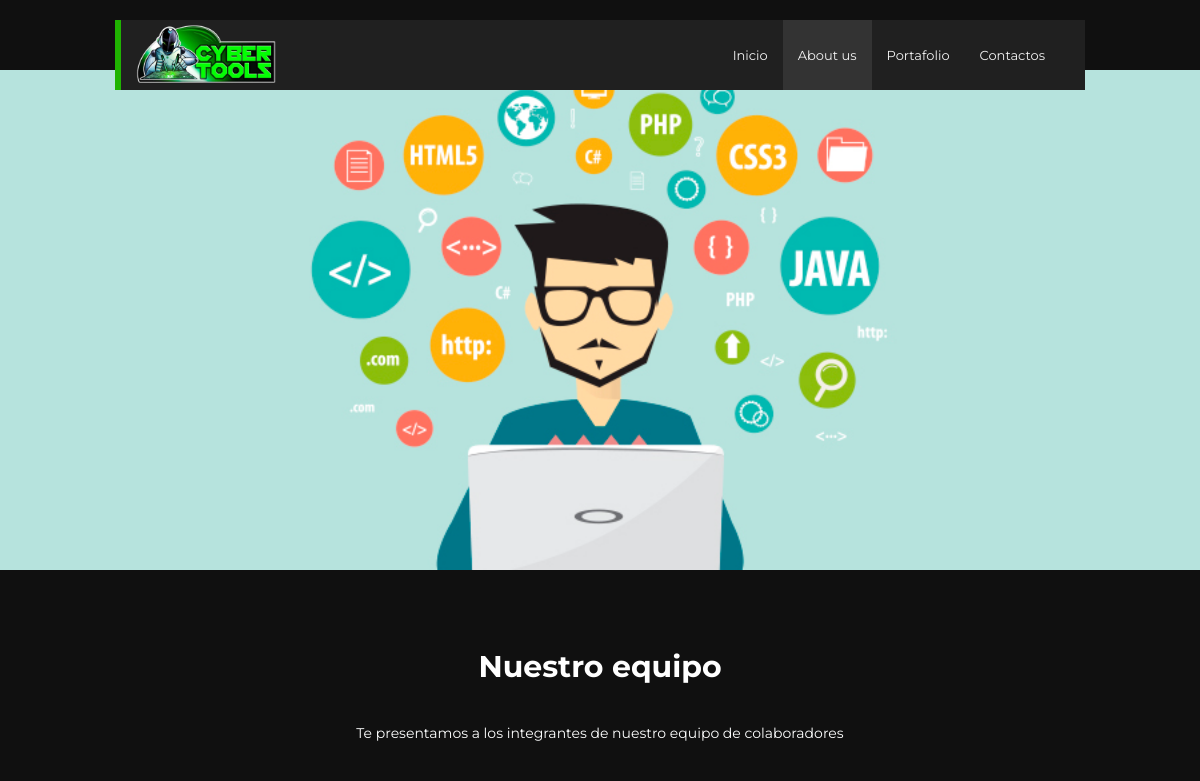
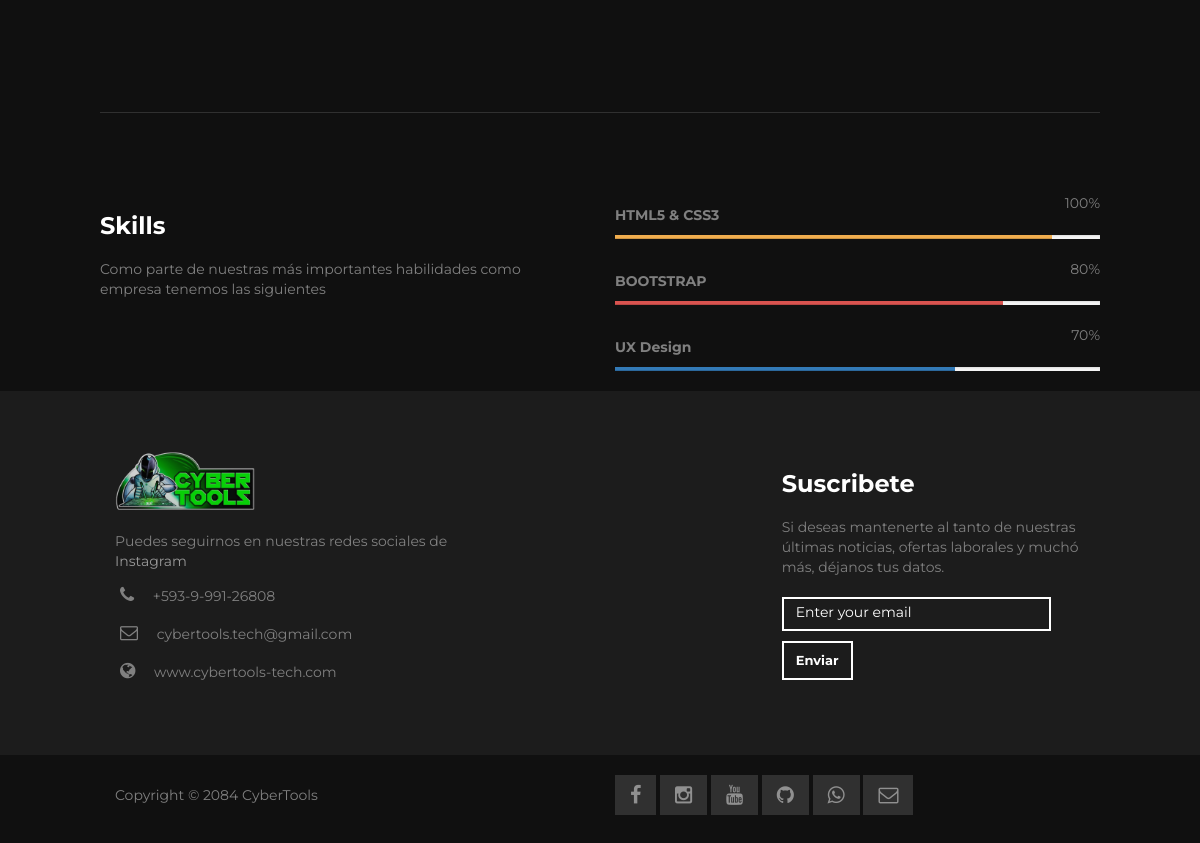
Page /about/ on the earlier database version (2 pictures, top to bottom).
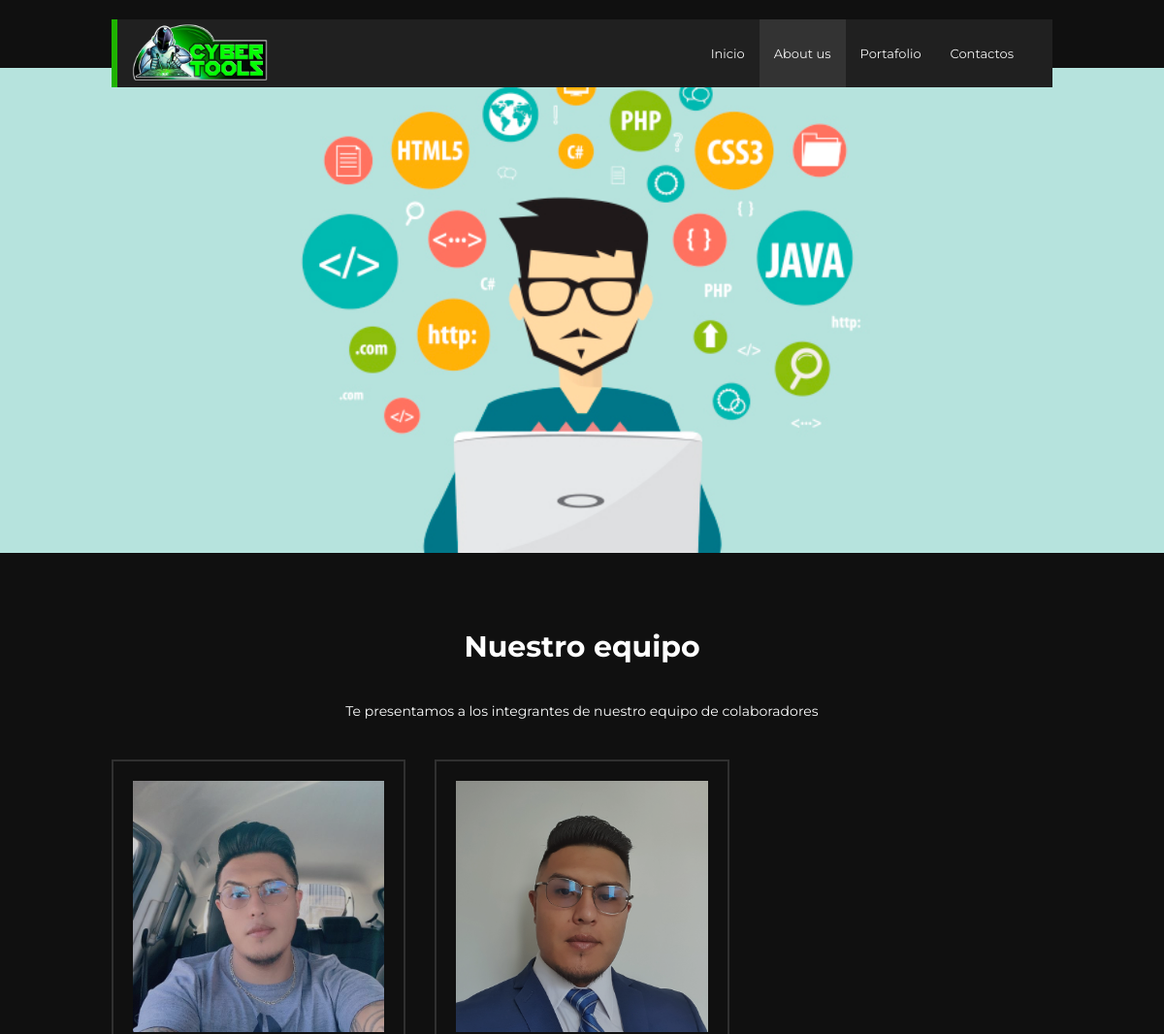
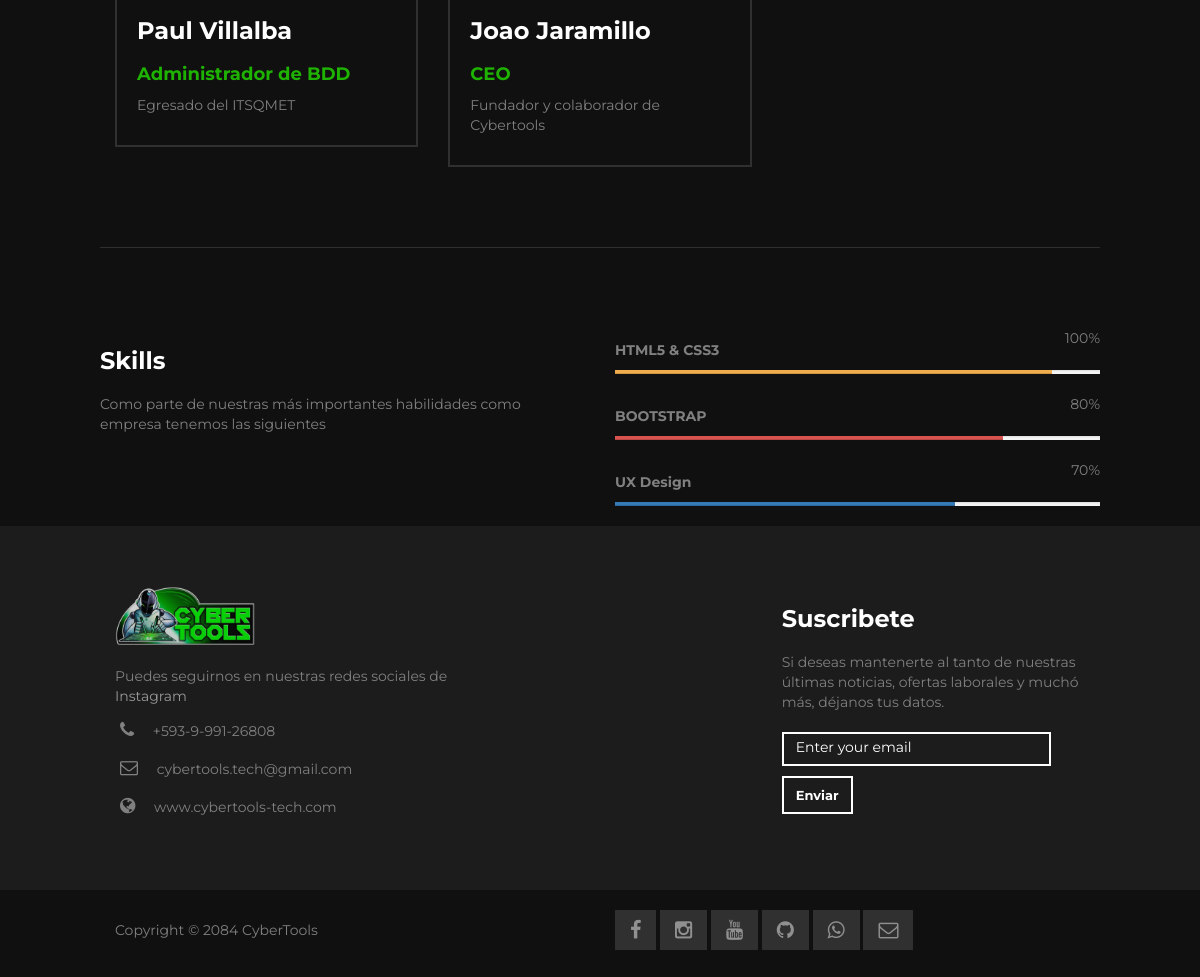
Same page on the later database version (2 pictures, top to bottom).
### about/models.py (models this page shows, shortened)
class About(models.Model):
    names = models.CharField(max_length=150,verbose_name='Nombre y Apellido')
    position = models.CharField(max_length=50, verbose_name='Cargo')
    description = RichTextField(verbose_name="Descripción")
    image = models.ImageField(verbose_name='Imagen',upload_to='about')
    created = models.DateTimeField(
        auto_now_add=True, verbose_name='Fecha de Creación')
    updated = models.DateTimeField(
        auto_now=True, verbose_name='Fecha de Actualización')
    class Meta:
        verbose_name = 'Equipo'
        verbose_name_plural = 'Equipo'
        ordering = ['-created']

### about/views.py (the view)
# urls.py: path('about/', views.about, name='about'),
def about(request):  # Esta solo es el nombre de la vista
    about = About.objects.all()  # select
    return render(request, 'about/about.html', {'abouts': about})

### about/templates/about/about.html (shortened to what this page needs)
{% extends 'core/base.html' %}
{% load static %}
{% block content %}
<div id="about-header">
	<div class="container">
		<div class="row">
			<div class="col-md-12 col-sm-12"></div>
		</div>
	</div>
</div>
<div id="team">
	<div class="container">
		<div class="row">
			<div class="col-md-offset-2 col-md-8 col-sm-12">
				<h2>Nuestro equipo</h2>
                <p style="text-align: center"><font color="#FDFEFE">Te presentamos a los integrantes de nuestro equipo de colaboradores</font></p>
			</div>
        </div>
        <div class="row mt30">
			{% for aboutUs in abouts %}
			<div class="col-md-4 col-sm-4 col-xs-9">
				<div class="team-wrapper">
					<img src="{{aboutUs.image.url}}" class="img-responsive" alt="team img">
					<h3>{{aboutUs.names}}</h3>
					<h4>{{aboutUs.position}}</h4>
					<p>{{aboutUs.description}}</p>
				</div>
			</div>
			{% endfor %}
        <div class="row mt30">
			<div class="col-md-12 col-sm-12">
				<hr>
			</div>
			<div class="col-md-6 col-sm-6">
				<h3>Skills</h3>
				<p>Como parte de nuestras más importantes habilidades como empresa tenemos las siguientes</p>
			</div>
			<div class="col-md-6 col-sm-6">
				<strong>HTML5 &AMP; CSS3</strong>
				<span class="pull-right">100%</span>
					<div class="progress">
						<div class="progress-bar progress-bar-warning" role="progressbar" aria-valuenow="90" aria-valuemin="0" aria-valuemax="100" style="width: 90%;"></div>
					</div>
				<strong>BOOTSTRAP</strong>
				<span class="pull-right">80%</span>
					<div class="progress">
						<div class="progress-bar progress-bar-danger" role="progressbar" aria-valuenow="80" aria-valuemin="0" aria-valuemax="100" style="width: 80%;"></div>
					</div>
				<strong>UX Design</strong>
				<span class="pull-right">70%</span>
					<div class="progress">
						<div class="progress-bar progress-bar-primary" role="progressbar" aria-valuenow="70" aria-valuemin="0" aria-valuemax="100" style="width: 70%;"></div>
					</div>
			</div>
		</div>
	</div>
</div>
{% endblock %}

### core/templates/core/base.html (shortened to what this page needs)
<!DOCTYPE html>
<html lang="es">
<head>
{% load static %}
	<link rel="stylesheet" href="{% static 'core/css/bootstrap.min.css' %}">
	<link rel="stylesheet" href="{% static 'core/css/font-awesome.min.css' %}">
	<link rel="stylesheet" href="{% static 'core/css/nivo-lightbox.css' %}">
	<link rel="stylesheet" href="{% static 'core/css/nivo_themes/default/default.css' %}">
	<link rel="stylesheet" href="{% static 'core/css/templatemo-style.css' %}">
</head>
<body>
	<div class="container">
		<div class="navbar navbar-default navbar-static-top" role="navigation">
		<div class="navbar-header">
			<a href="{% url 'index' %}" class="navbar-brand"><img src="{% static 'core/img/cybertools-logoPNG.png' %}" class="img-responsive" alt="logo" width="140px" height="75px" ></a>
		</div>
		<div class="collapse navbar-collapse">
			<ul class="nav navbar-nav navbar-right">
				<li><a href="{% url 'index' %}" {% if request.path == '/' %}class="active"{% endif %}>Inicio</a></li>
				<li><a href="{% url 'about' %}" {% if request.path == '/about/' %}class="active"{% endif %}>About us</a></li>
				<li><a href="{% url 'portfolio' %}" {% if request.path == '/portfolio/' %}class="active"{% endif %}>Portafolio</a></li>
				<li><a href="{% url 'contact' %}" {% if request.path == '/contact/' %}class="active"{% endif %}>Contactos</a></li>
			</ul>
		</div>
	</div>
</div>
{% block content%} {% endblock %}
<footer>
	<div class="container">
		<div class="row">
			<div class="col-md-5 col-sm-4">
				<img src="{% static 'core/img/cybertools-logoPNG.png' %}" class="img-responsive" alt="logo" width="140px" height="75px">
                <br>
				<p>Puedes seguirnos en nuestras redes sociales de
                <a rel="nofollow" href="https://www.instagram.com/cybertools.tech/" target="_parent">Instagram</a></p>
				<p><i class="fa fa-phone"></i> +593-9-991-26808</p>
				<p><i class="fa fa-envelope-o"></i> cybertools.tech@gmail.com</p>
                <p><i class="fa fa-globe"></i> www.cybertools-tech.com</p>
			</div>
			<div class="col-md-3 col-sm-4">
			</div>
			<div class="col-md-4 col-sm-4 newsletter">
				<h3>Suscribete</h3>
				<p>Si deseas mantenerte al tanto de nuestras últimas noticias, ofertas laborales y muchó más, déjanos tus datos.</p>
				<div class="input-group">
					<form action="#" method="post">
                        <input name="email" type="email" placeholder="Enter your email" class="form-control" autorequired>
						<button type="submit" name="submit" class="btn email">Enviar</button>
					</form>
				</div>
			</div>
		</div>
	</div>
</footer>
<div class="copyright">
	<div class="container">
		<div class="row">
			<div class="col-md-6 col-sm-6">
				<p>Copyright © 2084 CyberTools</p>
			</div>
			<div class="col-md-6 col-sm-6">
				<ul class="social-icons">
					<li><a href="https://www.facebook.com/profile.php?id=100085386161547" class="fa fa-facebook"></a></li>
					<li><a href="https://www.instagram.com/cybertools.tech/" class="fa fa-instagram"></a></li>
					<li><a href="https://www.youtube.com/channel/UC75LZZ7xyQqzJ3nFH4eYycQ" class="fa fa-youtube"></a></li>
					<li><a href="https://github.com/joaojv90" class="fa fa-github"></a></li>
					<li><a href="https://wa.me/593999126808" class="fa fa-whatsapp"></a></li>
					<li><a href="mailto:cybertools.tech@gmail.com" class="fa fa-envelope-o"></a></li>
				</ul>
			</div>
		</div>
	</div>
</div>
</body>
</html>

### core/static/core/css/templatemo-style.css (style rules this page uses)
body { background: #101010; color: #808080; font-family: 'Montserrat', sans-serif; font-weight: 400; }
@media (min-width: 768px) { .container { width: 700px; } }
@media (min-width: 992px) { .container { width: 900px; } }
@media (min-width: 1200px) { .container { width: 1000px; } }
.mt30 { margin-top: 30px; }
h1,h2,h3,h4 { color: #fff; font-weight: bold; }
h1,h2 { font-size: 30px; }
img { max-width: 100%; height: auto; }
.btn { background: transparent; border: 2px solid #fff; border-radius: 0px; box-shadow: none; color: #fff; padding: 12px 18px; font-size: 13px; font-weight: bold; transition: all 0.4s ease-in; }
.email { margin-top: 10px; padding: 8px 12px; }
.navbar-default { background: #202020; border: none; border-left: 6px solid #1FB301; padding-right: 40px; margin: 0 !important; position: relative; top: 20px; }
.navbar-default .navbar-brand { font-size: 40px; line-height: 40px; padding-top: 4px; }
.navbar-default .navbar-nav li a { color: #f2f2f2; font-size: 13px; font-weight: 400; line-height: 40px; transition: all 0.4s ease-in; }
.active { background: #333; }
#about-header { background: url('../img/recursosprogramadores04.jpg') no-repeat; background-size: cover; background-position: center; min-height: 500px; padding-top: 160px; }
#team { padding-top: 60px; padding-bottom: 80px; }
#team h2 { padding-bottom: 30px; text-align: center; }
#team h3 { padding-bottom: 10px; }
#team .team-wrapper { border: 2px solid #303030; padding: 20px; }
#team h4 { color: #1FB301; }
#team img { opacity: 0.8; }
#team hr { border-color: #303030; margin-top: 80px; margin-bottom: 80px; }
#team strong { display: inline-block; padding-top: 12px; padding-bottom: 10px; }
#team .progress { border-radius: 0px; height: 4px; }
footer { background: #1c1c1c; padding-top: 60px; padding-bottom: 60px; }
footer .fa { font-size: 18px; margin-right: 10px; padding: 5px; }
footer h3 { padding-bottom: 10px; }
footer .newsletter p { padding-bottom: 10px; }
footer .form-control { background: transparent; border: 2px solid #fff; border-radius: 0px; padding-bottom: 10px; }
footer a, footer a:visited { font-size: 14px; color: #999; }
.copyright { margin: 10px 0px; }
.copyright p { padding-top: 20px; }
.social-icons { padding: 0px; margin: 0px; }
.social-icons li { display: inline-block; list-style: none; background: #303030; margin: 10px 0px 0px 0px; }
.social-icons li a { color: #909090; text-decoration: none; font-size: 20px; padding: 10px 15px; text-align: center; transition: all 0.4s ease-in; }

Differences in the rows shown:
added About: image (picture), names "Paul Villalba", position "Administrador de BDD", description "Egresado del ITSQMET"
added About: image (picture), names "Joao Jaramillo", position "CEO", description "Fundador y colaborador de Cybertools"
